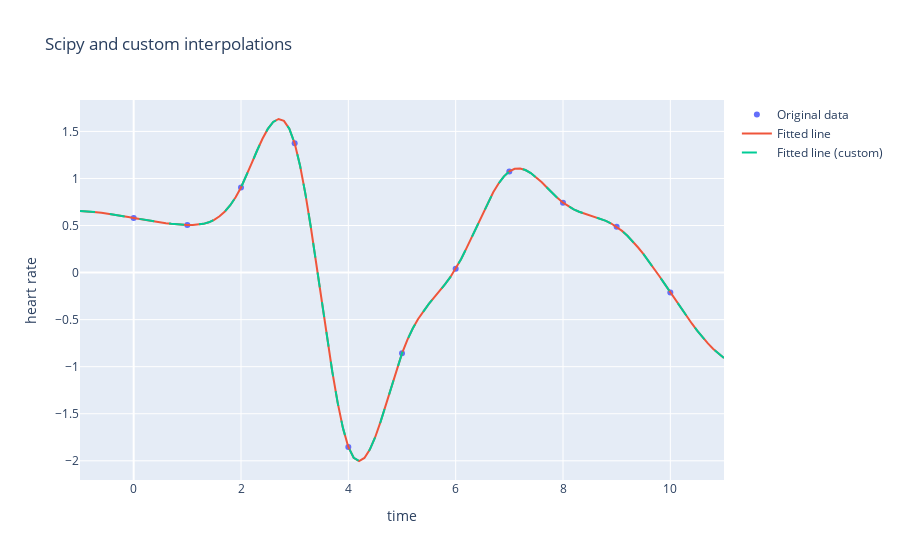

Notebook cell for this chart:
### Code cell
# Create a figure
fig = go.Figure()

# Add scatter plot
fig.add_trace(go.Scatter(x=x_train, y=y_train, mode="markers", name="Original data"))

# Add line plot
fig.add_trace(go.Scatter(x=x_test, y=y_test, mode="lines", name="Fitted line"))

y_test_custom = [custom_spline.interpolate(x) for x in x_test]
assert np.allclose(y_test, y_test_custom)
fig.add_trace(
    go.Scatter(x=x_test, y=y_test_custom, mode="lines", name="Fitted line (custom)", line=dict(dash="longdash"))
)

# Add titles and labels
fig.update_layout(title="Scipy and custom interpolations", xaxis_title="time", yaxis_title="heart rate")

# Show the plot
fig.show()
